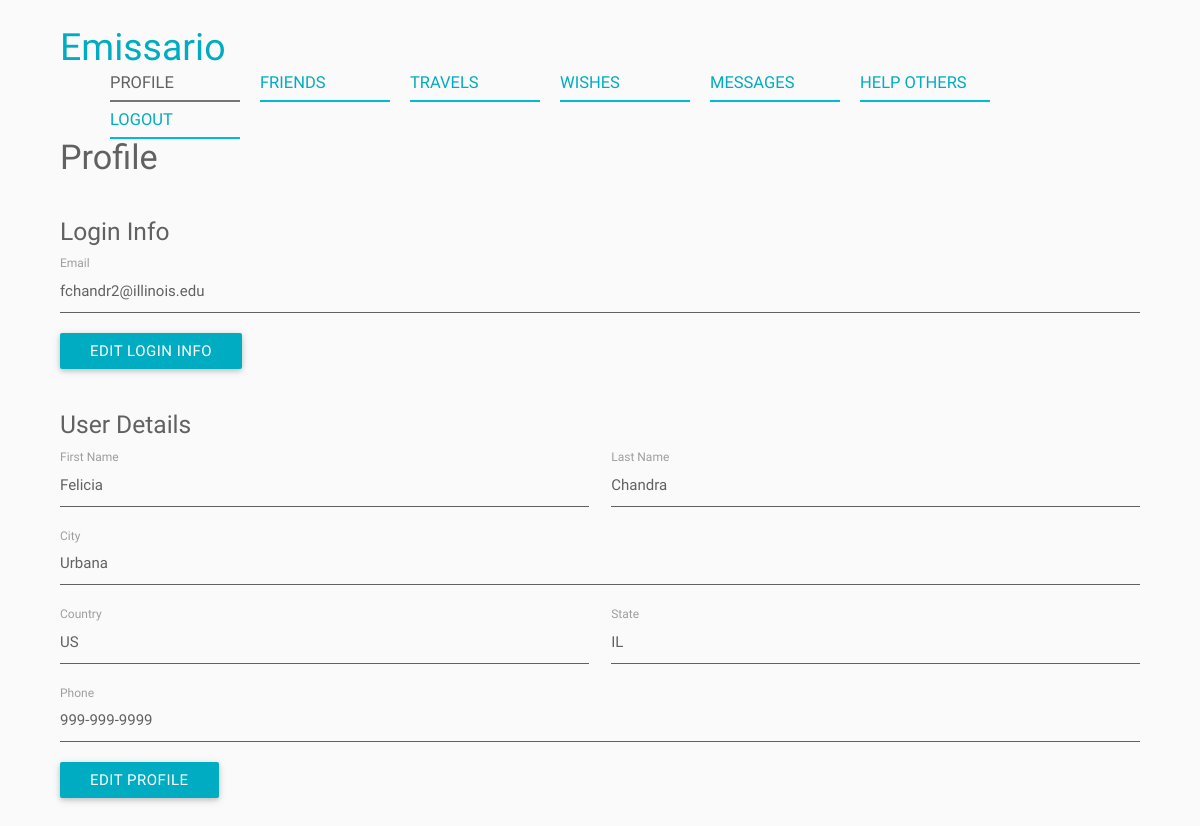
Page /index.php/user (signed in) on the committed database.
### tables this page shows
CREATE TABLE IF NOT EXISTS User (
	ID BIGINT NOT NULL AUTO_INCREMENT,
    First_Name VARCHAR(100) NOT NULL,
    Last_Name VARCHAR(100) NULL,
    Email VARCHAR(100) NOT NULL UNIQUE,
    `Password` CHAR(255) NOT NULL,
    City VARCHAR(100) NULL,
    State VARCHAR(100) NULL,
    Country VARCHAR(2) NULL,
    Phone VARCHAR(100) NULL,
    Created_On DATETIME NULL,
    Modified_On DATETIME NULL,
    PRIMARY KEY (ID)
);

### application/controllers/user.php (called while the page is built, shortened)
<?php
class User extends Controller
{
    public function index()
    {
    	$userID = $GLOBALS["helpers"]->siteHelper->getSession("userID");
    	$user = $this->beans->userService->getUser($userID);
        require APP . 'views/_templates/header.php';
        require APP . 'views/user/index.php';
        require APP . 'views/_templates/footer.php';
    }
}

### index.php (called while the page is built, shortened)
<?php
require APP . '/core/controller.php';
$app = new Application();

### application/core/controller.php (called while the page is built, shortened)
<?php
class Controller
{
    function __construct()
    {
    	$this->beans = new stdClass();
    }
    private function loadModels()
    {
    	require APP . '/core/model.php';
    	require APP . '/models/userModel.php';
    }
    private function loadServices()
    {
    	require APP . '/core/service.php';
    	require APP . '/services/travelService.php';
    	require APP . '/services/userService.php';
    }
}

### application/core/service.php (called while the page is built)
<?php
class Service
{
	function __construct($beans)
	{
		$this->beans = $beans;
	}
}

### application/core/model.php (called while the page is built)
<?php
class Model
{
	function __construct($db)
	{
		try {
			$this->db = $db;
		} catch (PDOException $e) {
			exit('Database connection could not be established.');
		}
	}
}

### application/models/userModel.php (called while the page is built, shortened)
<?php
class UserModel extends Model
{
	public function getUser($userID)
	{
		$sql = "SELECT User.*
				FROM User
				WHERE User.ID = :user_id";
		$parameters = array(":user_id" => $userID);
		return $GLOBALS["helpers"]->queryHelper->getSingleRowObject($this->db, $sql, $parameters);
	}
}

### application/helpers/queryHelper.php (called while the page is built, shortened)
<?php
class QueryHelper
{
	public function getSingleRowObject($db, $sql, $parameters) {
		$query = $db->prepare($sql);
		$query->execute($parameters);
		$result = $query->fetch();
		return $result;
	}
}

### application/services/userService.php (called while the page is built, shortened)
<?php
class UserService extends Service
{
	public function getUser($userID)
	{
		return $this->beans->userModel->getUser($userID);
	}
}

### application/views/user/index.php (the view, shortened to what this page needs)
<div class="container">
    <h4>Profile</h4>
	<div class="section">
		<h5>Login Info</h5>
		<div class="row">
			<div class="col s12">
				<div class="view-details-label">Email</div>
				<div class="view-details-value"><?php echo $user->Email ?></div>
			</div>
		</div>
		<a id="editLogin" class="btn waves-effect waves-light">Edit Login Info</a>
	</div>
	<div class="section">
		<h5>User Details</h5>
		<div class="row">
			<div class="col s6">
				<div class="view-details-label">First Name</div>
				<div class="view-details-value"><?php echo $user->First_Name ?></div>
			</div>
			<div class="col s6">
				<div class="view-details-label">Last Name</div>
				<div class="view-details-value"><?php echo $user->Last_Name ?></div>
			</div>
		</div>
		<div class="row">
			<div class="col s12">
				<div class="view-details-label">City</div>
				<div class="view-details-value"><?php echo $user->City ?></div>
			</div>
		</div>
		<div class="row">
			<div class="col s6">
				<div class="view-details-label">Country</div>
				<div class="view-details-value"><?php echo $user->Country ?></div>
			</div>
			<div class="col s6">
				<div class="view-details-label">State</div>
				<div class="view-details-value"><?php echo $user->State ?></div>
			</div>
		</div>
		<div class="row">
			<div class="col s12">
				<div class="view-details-label">Phone</div>
				<div class="view-details-value"><?php echo $user->Phone ?></div>
			</div>
		</div>
		<a id="editProfile" class="btn waves-effect waves-light">Edit Profile</a>
	</div>
</div>

### rows in the picture
user: Email "fchandr2@illinois.edu", First_Name "Felicia", Last_Name "Chandra", City "Urbana", Country "US", State "IL", Phone "999-999-9999"

### other values in the picture
$viewTitle "PROFILE"
$viewTitle "FRIENDS"
$viewTitle "TRAVELS"
$viewTitle "WISHES"
$viewTitle "MESSAGES"
$viewTitle "HELP OTHERS"
